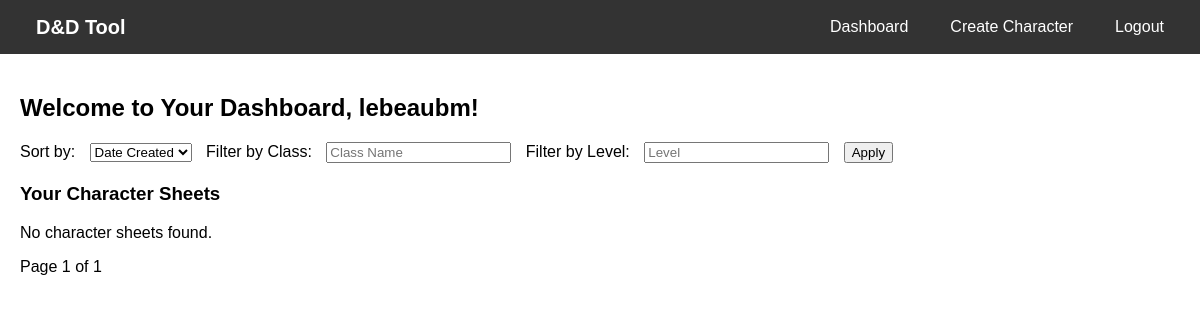
Page /accounts/dashboard/ (signed in) on the earlier database version.
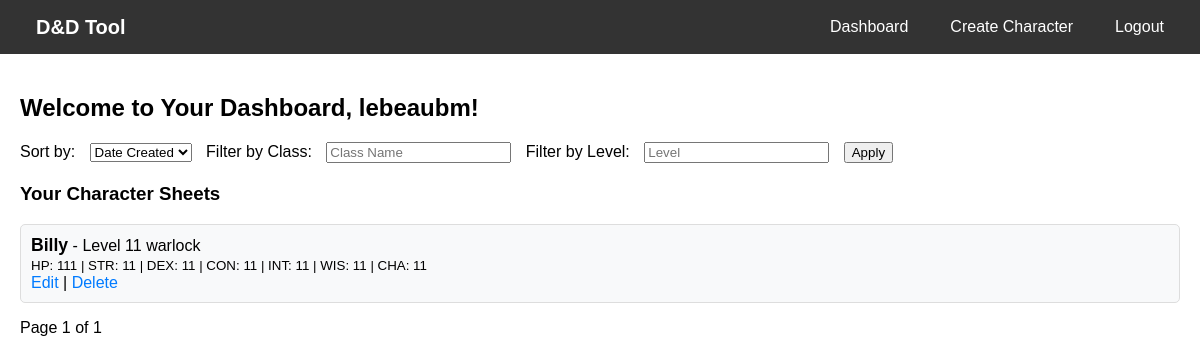
Same page on the later database version.
### accounts/models.py (models this page shows, shortened)
class CharacterSheet(models.Model):
    user = models.ForeignKey(User, on_delete=models.CASCADE)
    name = models.CharField(max_length=100)  # Required
    class_name = models.CharField(max_length=100, blank=True, null=True)
    level = models.PositiveIntegerField(default=1, blank=True, null=True)
    race = models.CharField(max_length=100, blank=True, null=True)
    alignment = models.CharField(max_length=50, blank=True, null=True)
    hit_points = models.PositiveIntegerField(default=10, blank=True, null=True)
    armor_class = models.PositiveIntegerField(default=10, blank=True, null=True)
    initiative = models.IntegerField(default=0, blank=True, null=True)
    speed = models.PositiveIntegerField(default=30, blank=True, null=True)
    strength = models.PositiveIntegerField(default=10, blank=True, null=True)
    dexterity = models.PositiveIntegerField(default=10, blank=True, null=True)
    constitution = models.PositiveIntegerField(default=10, blank=True, null=True)
    intelligence = models.PositiveIntegerField(default=10, blank=True, null=True)
    wisdom = models.PositiveIntegerField(default=10, blank=True, null=True)
    charisma = models.PositiveIntegerField(default=10, blank=True, null=True)
    saving_throw_strength = models.BooleanField(default=False)
    saving_throw_dexterity = models.BooleanField(default=False)
    saving_throw_constitution = models.BooleanField(default=False)
    saving_throw_intelligence = models.BooleanField(default=False)
    saving_throw_wisdom = models.BooleanField(default=False)
    saving_throw_charisma = models.BooleanField(default=False)
    spell_slots = models.JSONField(default=dict, blank=True, null=True)
    spells_known = models.TextField(blank=True, null=True)
    primary_attack_name = models.CharField(max_length=100, blank=True, null=True)
    primary_attack_type = models.CharField(max_length=20, choices=[('Melee', 'Melee'), ('Ranged', 'Ranged')], blank=True, null=True)
    primary_attack_bonus = models.IntegerField(default=0, blank=True, null=True)
    primary_attack_damage = models.CharField(max_length=20, blank=True, null=True)
    primary_attack_damage_type = models.CharField(max_length=20, blank=True, null=True)
    secondary_attack_name = models.CharField(max_length=100, blank=True, null=True)
    secondary_attack_type = models.CharField(max_length=20, blank=True, null=True)
    secondary_attack_bonus = models.IntegerField(default=0, blank=True, null=True)
    secondary_attack_damage = models.CharField(max_length=20, blank=True, null=True)
    secondary_attack_damage_type = models.CharField(max_length=20, blank=True, null=True)
    special_abilities = models.TextField(blank=True, null=True)
    reactions = models.TextField(blank=True, null=True)
    combat_role = models.CharField(max_length=50, blank=True, null=True)
    preferred_range = models.CharField(max_length=20, blank=True, null=True)
    attack_priority = models.CharField(max_length=50, blank=True, null=True)
    escape_threshold = models.PositiveIntegerField(default=20, blank=True, null=True)
    conditions = models.TextField(blank=True, null=True)
    temporary_hit_points = models.PositiveIntegerField(default=0, blank=True, null=True)
    ongoing_damage = models.CharField(max_length=50, blank=True, null=True)
    available_actions = models.JSONField(default=dict, blank=True, null=True)
    bonus_actions = models.JSONField(default=dict, blank=True, null=True)
    finished = models.BooleanField(default=False, editable=False)
    created_at = models.DateTimeField(auto_now_add=True)

### accounts/views.py (the view)
# urls.py: path('dashboard/', views.dashboard, name='dashboard'),
@login_required
def dashboard(request):
    sort_by = request.GET.get('sort', 'created_at')  # Default to sorting by creation date
    filter_class = request.GET.get('class', '')  # Filter by class name
    filter_level = request.GET.get('level', '')  # Filter by level
    character_sheets = CharacterSheet.objects.filter(user=request.user)
    if filter_class:
        character_sheets = character_sheets.filter(class_name__icontains=filter_class)
    if filter_level:
        character_sheets = character_sheets.filter(level=filter_level)
    if sort_by in ['name', 'level', 'created_at']:
        character_sheets = character_sheets.order_by(sort_by)
    paginator = Paginator(character_sheets, 10)
    page_number = request.GET.get('page')
    page_obj = paginator.get_page(page_number)
    return render(
        request,
        'accounts/dashboard.html',
        {
            'page_obj': page_obj,
            'sort_by': sort_by,
            'filter_class': filter_class,
            'filter_level': filter_level,
        }
    )

### accounts/templates/accounts/dashboard.html (shortened to what this page needs)
{% extends 'base.html' %}
{% block content %}
<h2>Welcome to Your Dashboard, {{ user.username }}!</h2>
<form method="get" style="margin-bottom: 20px;">
    <label for="sort">Sort by:</label>
    <select name="sort" id="sort">
        <option value="created_at" {% if sort_by == 'created_at' %}selected{% endif %}>Date Created</option>
    </select>
    <label for="class">Filter by Class:</label>
    <input type="text" name="class" id="class" placeholder="Class Name" value="{{ filter_class }}">
    <label for="level">Filter by Level:</label>
    <input type="number" name="level" id="level" placeholder="Level" value="{{ filter_level }}">
    <button type="submit">Apply</button>
</form>
<h3>Your Character Sheets</h3>
{% if page_obj %}
    <ul>
        {% for sheet in page_obj %}
            <li>
                <strong>{{ sheet.name }}</strong> - Level {{ sheet.level }} {{ sheet.class_name }}
                <br>
                <small>
                    HP: {{ sheet.hit_points }} | STR: {{ sheet.strength }} | DEX: {{ sheet.dexterity }}
                    | CON: {{ sheet.constitution }} | INT: {{ sheet.intelligence }} | WIS: {{ sheet.wisdom }}
                    | CHA: {{ sheet.charisma }}
                </small>
                <br>
                <a href="{% url 'character_edit' sheet.id %}">Edit</a> |
                <a href="{% url 'character_delete' sheet.id %}">Delete</a>
            </li>
        {% endfor %}
    </ul>
{% else %}
    <p>No character sheets found.</p>
{% endif %}
<div>
    <span>Page {{ page_obj.number }} of {{ page_obj.paginator.num_pages }}</span>
</div>
{% endblock %}

Differences in the rows shown:
added CharacterSheet: name "Billy", level "11", class_name "warlock", hit_points "111", strength "11", dexterity "11", constitution "11", intelligence "11", wisdom "11", charisma "11"
Other differences:
text no longer shown: "No character sheets found."
